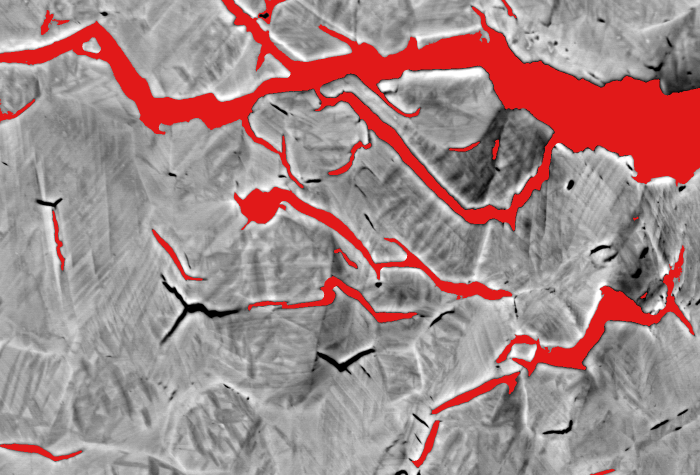
#> input picture crack_export/analysis/crops/260622_316_H_b4_CBS_01__overlay_crop.png, 1400 x 950 px, given in place of 260622_316_H_b4_CBS_01__overlay_crop.png_mask.png, which was not available (shown at 1/2 size)
$ python -i skeleton_metrics.py   (imports and definitions only)
#> lines starting #> are read from the running program, lines starting #| are printed output that depends on the picture; after the words box and inside, x2 and y2 are one past the last pixel; in counts of white or black regions, pixels touching at a corner belong together; pictures that were not available may be replaced by others from this repository, and a replacement may not be noted
#!/usr/bin/env python3
"""Skeleton-branch path morphology from the crack masks. READ-ONLY on inputs.

WHY THE MASKS AND NOT JUST THE CSVs: the region CSVs carry Length_px/Width_px/
AspectRatio/Solidity/Perimeter_px, which describe a region's best-fit ELLIPSE and
convex hull. None of them describe the crack PATH. Tortuosity, turn angles,
branching and segment-length structure -- everything "linearity" actually means --
requires the skeleton, so it is computed here from the masks.

ANALYSIS UNIT = SKELETON BRANCH, not connected region. A single connected region
here can be 12 million px of branching network; its end-to-end "tortuosity" would
measure network topology, not how straight a crack runs. A branch (the arc between
two nodes/endpoints of the skeleton graph) is the closest thing in this data to
"one crack segment".

Per branch: path length, chord, tortuosity, Douglas-Peucker segment lengths and
turn angles, mean/sd local width from the distance transform, and an edge-censoring
flag. Per frame: branch-point density and box-counting fractal dimension.
"""
import csv, json, os, sys, math
import numpy as np
from scipy import ndimage as ndi
from skimage.morphology import skeletonize
from PIL import Image
Image.MAX_IMAGE_PIXELS = None

ROOT = "/Users/jiamingzhang/Desktop/crack_export"
OUT = os.path.join(ROOT, "analysis", "skeleton")
# [1 line not run here, left out]

DP_TOL = 3.0          # px; Douglas-Peucker tolerance for segment/turn extraction
MIN_BRANCH_PX = 12    # shorter arcs are skeletonization spurs, not crack segments
N8 = np.ones((3, 3), np.uint8)


def load_mask(name):
    a = np.array(Image.open(os.path.join(ROOT, "masks", name + "_mask.png")))
#> a is the input picture: shape (950, 1400, 3); mean R, G, B 163.8, 136.4, 136.4
    while a.ndim > 2:
        a = a[..., 0]
#> this loop made 1 pass
#> pass 1, in load_mask, `a = a[..., 0]`:
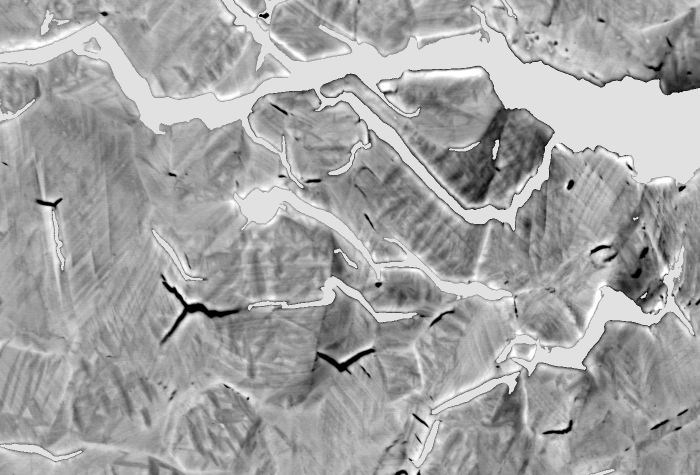
#> a: shape (950, 1400) (shown at 1/2 size); min 0, max 255, mean 163.8
    return a < 128                      # crack = BLACK on white
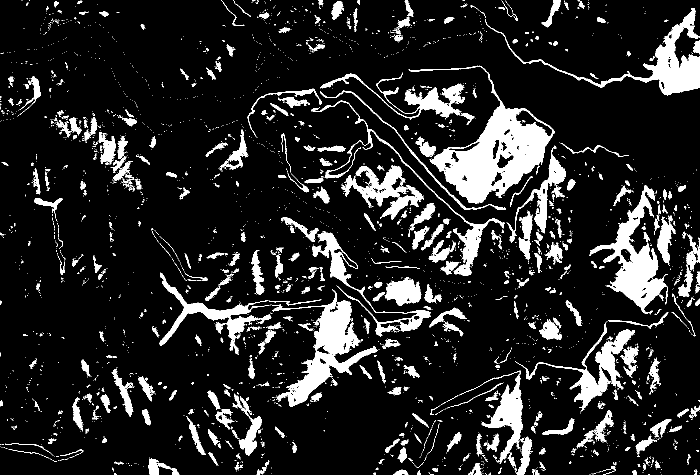
#> returned value: shape (950, 1400) bool (shown at 1/2 size); 13.3% white; 3276 white regions (2840 under 20 px), largest, box (x1, y1, x2, y2) and area: (817, 131, 1110, 407) 22733, (545, 579, 755, 814) 12485, (1179, 370, 1336, 629) 11697


def order_path(coords):
    """Order a set of 8-connected path pixels end to end. Returns None for loops."""
    S = {(int(y), int(x)) for y, x in coords}
    def nbrs(p):
        y, x = p
        return [(y + dy, x + dx) for dy in (-1, 0, 1) for dx in (-1, 0, 1)
                if (dy or dx) and (y + dy, x + dx) in S]
    ends = [p for p in S if len(nbrs(p)) <= 1]
    if not ends:
        return None                     # closed loop: no well-defined chord
    start = min(ends)
    path, seen, cur, prev = [start], {start}, start, None
    while True:
        nxt = [q for q in nbrs(cur) if q not in seen]
        if not nxt:
            break
        # prefer the 4-connected continuation to avoid diagonal shortcuts
        nxt.sort(key=lambda q: (abs(q[0] - cur[0]) + abs(q[1] - cur[1]), q))
        cur = nxt[0]
        path.append(cur); seen.add(cur)
    return np.array(path, float)


def polyline_length(p):
    if len(p) < 2:
        return 0.0
    return float(np.hypot(*(np.diff(p, axis=0).T)).sum())


def rdp(p, tol):
    """Douglas-Peucker. Iterative to avoid recursion limits on long paths."""
    if len(p) < 3:
        return p
    keep = np.zeros(len(p), bool); keep[0] = keep[-1] = True
    stack = [(0, len(p) - 1)]
    while stack:
        i, j = stack.pop()
        if j <= i + 1:
            continue
        a, b = p[i], p[j]
        ab = b - a
        L = math.hypot(*ab)
        seg = p[i + 1:j]
        if L < 1e-9:
            d = np.hypot(*(seg - a).T)
        else:
            ap = seg - a          # explicit 2-D cross magnitude; np.cross on 2-vectors
            d = np.abs(ab[0] * ap[:, 1] - ab[1] * ap[:, 0]) / L   # is deprecated in numpy 2
        k = int(np.argmax(d))
        if d[k] > tol:
            m = i + 1 + k
            keep[m] = True
            stack.append((i, m)); stack.append((m, j))
    return p[keep]


def turn_angles(v):
    """Interior turn angles (deg) at each internal vertex of a polyline.
    0 = perfectly straight continuation; 90 = right-angle kink."""
    if len(v) < 3:
        return np.empty(0)
    d = np.diff(v, axis=0)
    n = np.hypot(d[:, 0], d[:, 1])
    ok = n > 1e-9
    d, n = d[ok], n[ok]
    if len(d) < 2:
        return np.empty(0)
    u = d / n[:, None]
    cosang = np.clip((u[:-1] * u[1:]).sum(1), -1, 1)
    return np.degrees(np.arccos(cosang))


def fractal_dim(mask):
    """Box-counting dimension of the crack trace. 1 = line, 2 = area-filling."""
    m = mask
    sizes, counts = [], []
    for s in (2, 4, 8, 16, 32, 64, 128, 256):
        H, W = m.shape
        h, w = H // s, W // s
        if h < 4 or w < 4:
            break
        blk = m[:h * s, :w * s].reshape(h, s, w, s).any(axis=(1, 3))
        c = int(blk.sum())
        if c == 0:
            break
        sizes.append(s); counts.append(c)
    if len(sizes) < 4:
        return float("nan")
    a = np.polyfit(np.log(1.0 / np.array(sizes, float)), np.log(np.array(counts, float)), 1)
    return float(a[0])


def process(name):
    mask = load_mask(name)
    H, W = mask.shape
#> H = 950; W = 1400
    skel = skeletonize(mask)
#> skel: shape (950, 1400) bool; 3% white in thin lines or dots
    dt = ndi.distance_transform_edt(mask)

    nc = ndi.convolve(skel.astype(np.uint8), N8, mode="constant") - skel.astype(np.uint8)
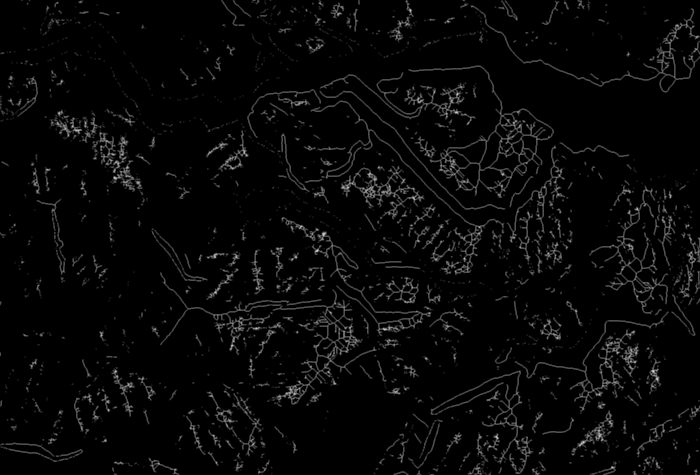
#> nc: shape (950, 1400) (shown at 1/2 size); min 0, max 8, mean 0.238; drawn with min black and max white
    nodes = skel & (nc >= 3)
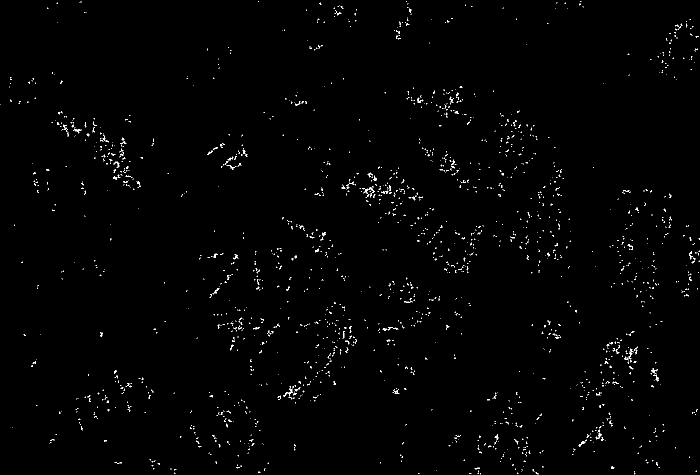
#> nodes: shape (950, 1400) bool (shown at 1/2 size); 0.8% white in thin lines or dots
    n_nodes = int(nodes.sum())
#> n_nodes = 10645
    n_ends = int((skel & (nc == 1)).sum())
#> n_ends = 4520
    skel_px = int(skel.sum())
#> skel_px = 39668

    seg = skel & ~nodes
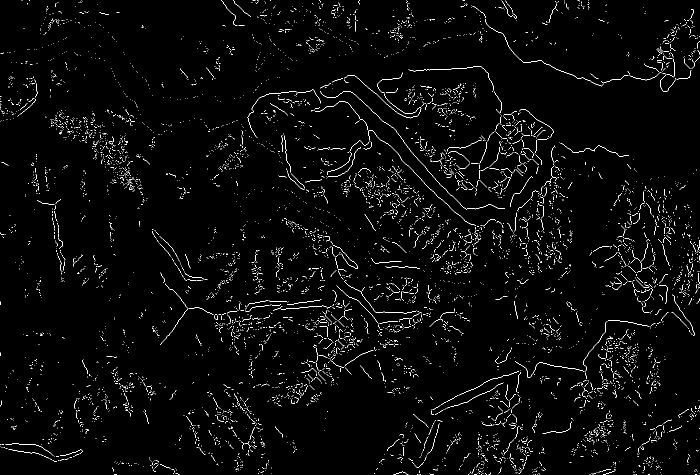
#> seg: shape (950, 1400) bool (shown at 1/2 size); 2.2% white in thin lines or dots
    lab, nlab = ndi.label(seg, structure=N8)
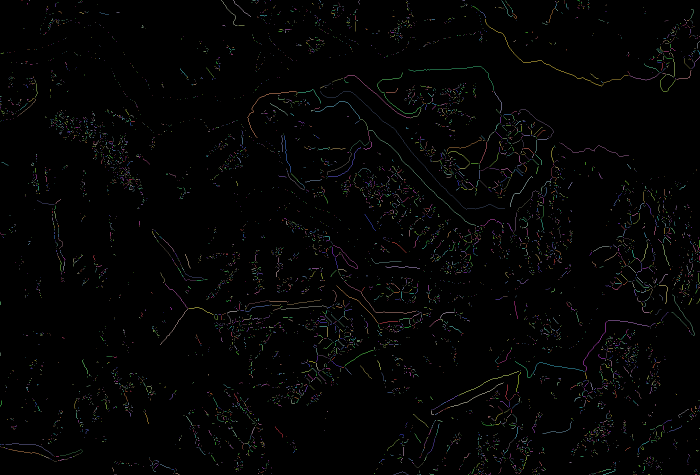
#> lab: shape (950, 1400) int32 (shown at 1/2 size); 7360 distinct labels, from 0 to 7359; one colour per label, 0 black
#> nlab = 7359

    coords = np.argwhere(seg)
#> coords = 29023 pairs, first value 0 to 949, second value 0 to 1399
    if coords.size == 0:
        return {"SourceImage": name, "SkeletonPx": skel_px, "Branches": 0}, []
    labs = lab[coords[:, 0], coords[:, 1]]
    o = np.argsort(labs, kind="stable")
    coords, labs = coords[o], labs[o]
    bounds = np.searchsorted(labs, np.arange(1, nlab + 1), side="left")
#> bounds = 7359 values from 0 to 29022
    bounds = np.append(bounds, len(labs))
#> bounds = 7360 values from 0 to 29023

    rows = []
    for i in range(nlab):
        c = coords[bounds[i]:bounds[i + 1]]
        if len(c) < MIN_BRANCH_PX:
            continue
        p = order_path(c)
        if p is None or len(p) < 3:
            continue
        plen = polyline_length(p)
        chord = float(np.hypot(*(p[-1] - p[0])))
        if plen <= 0:
            continue
        v = rdp(p, DP_TOL)
        segs = np.hypot(*(np.diff(v, axis=0).T)) if len(v) > 1 else np.empty(0)
        ta = turn_angles(v)
        wid = 2.0 * dt[c[:, 0], c[:, 1]]
        cens = bool((c[:, 0] <= 0).any() or (c[:, 1] <= 0).any()
                    or (c[:, 0] >= H - 1).any() or (c[:, 1] >= W - 1).any())
        # net direction of the branch, axial, measured like Orientation_deg
        dy, dx = (p[-1] - p[0])
        ang = math.degrees(math.atan2(dx, dy)) if chord > 1e-9 else float("nan")
        if ang is not None and not math.isnan(ang):
            ang = ((ang + 90) % 180) - 90
        rows.append({
            "SourceImage": name,
            "PathLen_px": round(plen, 2),
            "Chord_px": round(chord, 2),
            "Tortuosity": round(plen / chord, 4) if chord > 1e-6 else "",
            "Vertices": len(v),
            "SegMean_px": round(float(segs.mean()), 2) if segs.size else "",
            "SegMax_px": round(float(segs.max()), 2) if segs.size else "",
            "Straightness": round(chord / plen, 4) if plen > 1e-6 else "",
            "TurnMean_deg": round(float(ta.mean()), 2) if ta.size else "",
            "TurnMedian_deg": round(float(np.median(ta)), 2) if ta.size else "",
            "TurnP90_deg": round(float(np.percentile(ta, 90)), 2) if ta.size else "",
            "TurnsPerLen_per100px": round(100.0 * ta.size / plen, 4) if plen > 0 else "",
            "Width_mean_px": round(float(wid.mean()), 2),
            "Width_sd_px": round(float(wid.std()), 2),
            "Width_cv": round(float(wid.std() / wid.mean()), 4) if wid.mean() > 0 else "",
            "NetAngle_deg": round(ang, 2) if not math.isnan(ang) else "",
            "Censored": cens,
        })
#> this loop made 7359 passes
#> (ends in order_path, plen, chord, v, d in turn_angles) on passes 3, 15: ([(0, 443), (50, 474)], 71.08, 58.83, [[0, 443], [31, 470], [47, 466], [50, 474]], [[31, 27], [16, -4], [3, 8]]), ([(1, 1003), (31, 1025)], 44.04, 37.2, [[1, 1003], [19, 1015], [29, 1016], [31, 1025]], [[18, 12], [10, 1], [2, 9]])
#> (plen, chord, v, segs, cens) on pass 4: (51.01, 48.1, [[0, 466], [33, 501]], [48.1], True)

    frame = {
        "SourceImage": name, "H": H, "W": W,
        "SkeletonPx": skel_px, "SkeletonNodes": n_nodes, "SkeletonEnds": n_ends,
        "Branches": len(rows),
        "NodeDensity_per100px_skel": round(100.0 * n_nodes / skel_px, 4) if skel_px else "",
        "SkelPerMpx": round(skel_px / (H * W / 1e6), 1),
        "FractalDim": round(fractal_dim(mask), 4),
        "CrackAreaPct": round(100.0 * float(mask.mean()), 4),
        "MeanWidth_px": round(float(2.0 * dt[skel].mean()), 3) if skel_px else "",
    }
#> the loop in fractal_dim, `for s in (2, 4, 8, 16, 32, 64, 128, 256):` made 8 passes
#> pass 3, in fractal_dim, `blk = m[:h * s, :w * s].reshape(h, s, w, s).any(axis=(1, 3))`:
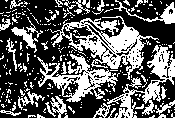
#> blk: shape (118, 175) bool; 37.1% white; 250 white regions (219 under 20 px), largest, box (x1, y1, x2, y2) and area: (50, 16, 159, 80) 2142, (37, 54, 118, 102) 1353, (107, 45, 175, 118) 1340
    return frame, rows


def main():
    names = sorted(n[:-len("_mask.png")] for n in os.listdir(os.path.join(ROOT, "masks"))
                   if n.endswith("_mask.png"))
    if len(sys.argv) > 1:
        lo, hi = int(sys.argv[1]), int(sys.argv[2])
        names = names[lo:hi]
    for name in names:
        fp = os.path.join(OUT, name + ".json")
        if os.path.exists(fp):
            print(f"skip {name}", flush=True); continue
        frame, rows = process(name)
        with open(fp, "w") as f:
            json.dump({"frame": frame, "branches": rows}, f)
        print(f"{name}: {frame['Branches']} branches, skel {frame['SkeletonPx']:,} px, "
              f"D={frame['FractalDim']}, nodes/100px={frame['NodeDensity_per100px_skel']}", flush=True)


# [1 line not run here, left out]

>>> result = process('../crack_export/analysis/crops/260622_316_H_b4_CBS_01__overlay_crop.png')
